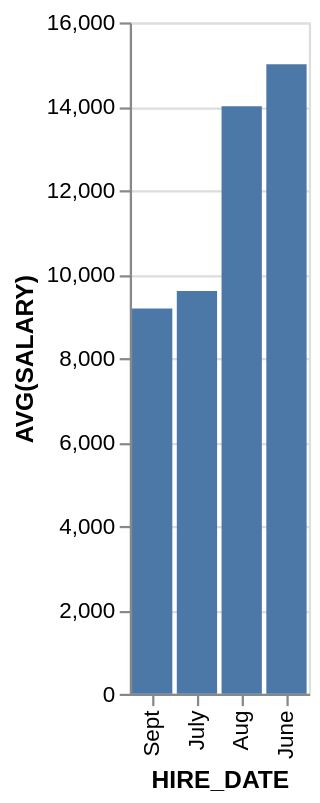

Vega-Lite specification for this chart:
### Vega-Lite specification from a JSON file in a GitHub repository (floating-point values rounded to 4 significant figures)
{"data": {"values": [{"x_data": "Sept", "y_data": 9180}, {"x_data": "July", "y_data": 9600}, {"x_data": "Aug", "y_data": 14000}, {"x_data": "June", "y_data": 15000}]}, "mark": "bar", "encoding": {"x": {"field": "x_data", "type": "nominal", "title": "HIRE_DATE", "sort": {"op": "sum", "field": "y_data", "order": "ascending"}}, "y": {"field": "y_data", "type": "quantitative", "title": "AVG(SALARY)"}}}
